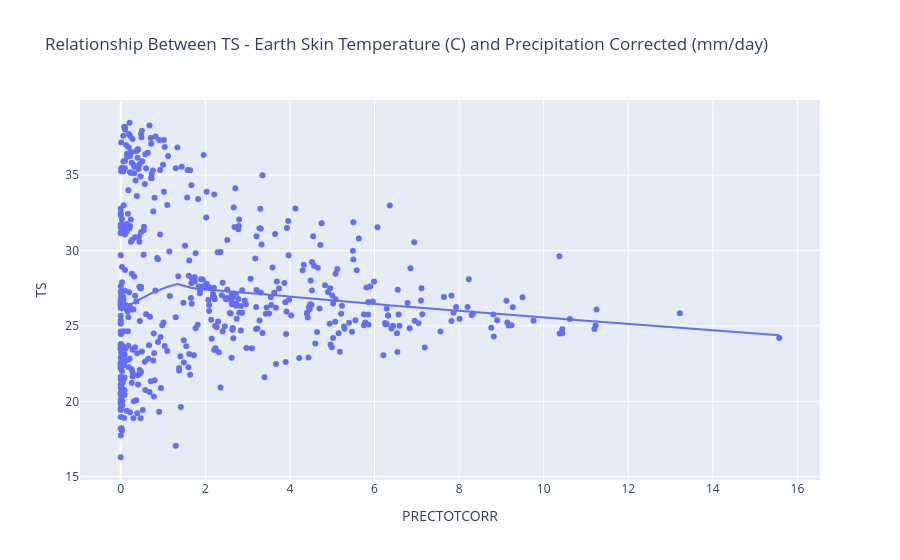

Source (notebook cell):
### Markdown cell above
## Relationship Between TS - Earth Skin Temperature (C) and Precipitation Corrected (mm/day)

### Code cell
fig = px.scatter(data_frame=district, 
    x = "PRECTOTCORR", 
    y="TS",
    trendline=trendline_param,
    title="Relationship Between TS - Earth Skin Temperature (C) and Precipitation Corrected (mm/day)")

fig.show()

### Figure 1 — Plotly figure (JSON) as saved in the notebook; plotly's stock layout.template omitted (floating-point values rounded to 4 significant figures; data arrays with more than 128 entries replaced by an {"elided": "..."} marker saying what was removed)
{"data": [{"hovertemplate": "PRECTOTCORR=%{x}<br>TS=%{y}<extra></extra>", "legendgroup": "", "marker": {"color": "#636efa", "symbol": "circle"}, "mode": "markers", "name": "", "orientation": "v", "showlegend": false, "type": "scatter", "x": {"elided": "533 float values"}, "xaxis": "x", "y": {"elided": "533 float values"}, "yaxis": "y"}, {"hovertemplate": "<b>LOWESS trendline</b><br><br>PRECTOTCORR=%{x}<br>TS=%{y} <b>(trend)</b><extra></extra>", "legendgroup": "", "marker": {"color": "#636efa", "symbol": "circle"}, "mode": "lines", "name": "", "showlegend": false, "type": "scatter", "x": {"elided": "533 float values"}, "xaxis": "x", "y": {"elided": "533 float values"}, "yaxis": "y"}], "layout": {"legend": {"tracegroupgap": 0}, "title": {"text": "Relationship Between TS - Earth Skin Temperature (C) and Precipitation Corrected (mm/day)"}, "xaxis": {"anchor": "y", "domain": [0, 1], "title": {"text": "PRECTOTCORR"}}, "yaxis": {"anchor": "x", "domain": [0, 1], "title": {"text": "TS"}}}}
